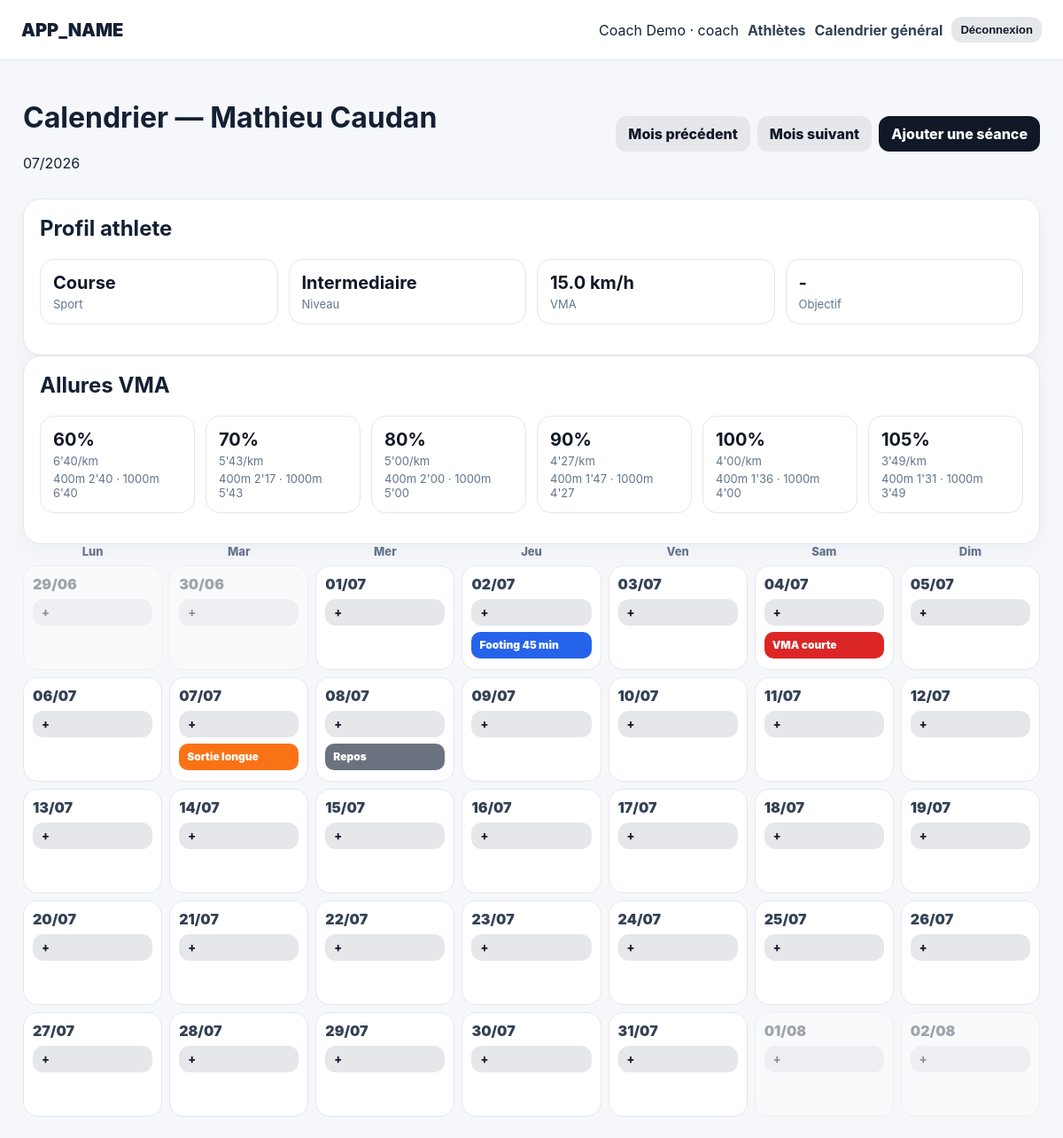
The page /index.php?page=calendar&athlete_id=1 (signed in) on the database its author committed.
### tables this page shows
CREATE TABLE IF NOT EXISTS athletes (
  id INT AUTO_INCREMENT PRIMARY KEY,
  coach_id INT NOT NULL,
  user_id INT NOT NULL UNIQUE,
  first_name VARCHAR(100) NOT NULL,
  last_name VARCHAR(100) NOT NULL,
  email VARCHAR(190) NOT NULL UNIQUE,
  sport VARCHAR(100) NOT NULL DEFAULT 'Course',
  level VARCHAR(60) NOT NULL DEFAULT 'Intermediaire',
  goal VARCHAR(255) DEFAULT NULL,
  vma DECIMAL(4,1) NOT NULL DEFAULT 15.0,
  notes TEXT,
  created_at TIMESTAMP DEFAULT CURRENT_TIMESTAMP,
  CONSTRAINT fk_athlete_coach FOREIGN KEY (coach_id) REFERENCES users(id) ON DELETE CASCADE,
  CONSTRAINT fk_athlete_user FOREIGN KEY (user_id) REFERENCES users(id) ON DELETE CASCADE
);

CREATE TABLE IF NOT EXISTS sessions (
  id INT AUTO_INCREMENT PRIMARY KEY,
  athlete_id INT NOT NULL,
  coach_id INT NOT NULL,
  date DATE NOT NULL,
  title VARCHAR(120) NOT NULL,
  type VARCHAR(80) NOT NULL,
  status ENUM('planned','done','missed','cancelled') NOT NULL DEFAULT 'planned',
  intensity ENUM('low','moderate','high','max') NOT NULL DEFAULT 'moderate',
  duration_min INT DEFAULT NULL,
  vma_percent DECIMAL(5,1) DEFAULT NULL,
  description TEXT,
  objective TEXT,
  warmup TEXT,
  main_workout TEXT,
  cooldown TEXT,
  coach_notes TEXT,
  actual_duration_min INT DEFAULT NULL,
  feeling TINYINT DEFAULT NULL,
  pain TINYINT DEFAULT NULL,
  athlete_feedback TEXT,
  attachment_url VARCHAR(500),
  external_link VARCHAR(500),
  created_at TIMESTAMP DEFAULT CURRENT_TIMESTAMP,
  updated_at TIMESTAMP DEFAULT CURRENT_TIMESTAMP ON UPDATE CURRENT_TIMESTAMP,
  INDEX idx_sessions_athlete_date (athlete_id, date),
  CONSTRAINT fk_session_athlete FOREIGN KEY (athlete_id) REFERENCES athletes(id) ON DELETE CASCADE,
  CONSTRAINT fk_session_coach FOREIGN KEY (coach_id) REFERENCES users(id) ON DELETE CASCADE
);

### functions.php (called while the page is built, shortened)
<?php
function db(): PDO {
    static $pdo = null;
    if ($pdo === null) {
        $dsn = 'mysql:host=' . DB_HOST . ';dbname=' . DB_NAME . ';charset=utf8mb4';
        $pdo = new PDO($dsn, DB_USER, DB_PASS, [
            PDO::ATTR_ERRMODE => PDO::ERRMODE_EXCEPTION,
            PDO::ATTR_DEFAULT_FETCH_MODE => PDO::FETCH_ASSOC,
        ]);
    }
    return $pdo;
}
function e($value): string { return htmlspecialchars((string)$value, ENT_QUOTES, 'UTF-8'); }
function current_user(): ?array { return $_SESSION['user'] ?? null; }
function type_class(string $type): string { return 'type-' . str_replace([' ', 'é'], ['-', 'e'], $type); }
function month_start(?string $month): DateTime {
    return new DateTime(date('Y-m-01'));
}
function pace_from_vma(float $vma, float $percent): ?float {
    return 60 / ($vma * $percent / 100);
}
function format_pace(?float $minutesPerKm): string {
    $seconds = (int)round($minutesPerKm * 60);
    return floor($seconds / 60) . "'" . str_pad((string)($seconds % 60), 2, '0', STR_PAD_LEFT) . '/km';
}
function format_split(?float $minutesPerKm, float $distanceKm): string {
    $seconds = (int)round($minutesPerKm * $distanceKm * 60);
    return floor($seconds / 60) . "'" . str_pad((string)($seconds % 60), 2, '0', STR_PAD_LEFT);
}

### index.php (the view, shortened to what this page needs)
<?php
require_once __DIR__ . '/functions.php';
$page = $_GET['page'] ?? 'home';
function header_html(string $title): void {
    $u = current_user();
?>
<!doctype html>
<html lang="fr">
<head>
    <link rel="stylesheet" href="assets/style.css">
</head>
<body>
<?php if($u): ?>
<header class="topbar">
    <div class="brand"><?=APP_NAME?></div>
    <nav class="nav">
        <span><?=e($u['name'])?> · <?=e($u['role'])?></span>
        <?php if($u['role'] === 'coach'): ?>
            <a href="index.php?page=dashboard">Athlètes</a>
            <a href="index.php?page=coach_calendar">Calendrier général</a>
        <?php else: ?>
            <a href="index.php">Calendrier</a>
        <?php endif; ?>
        <form method="post">
            <button class="btn secondary small">Déconnexion</button>
        </form>
    </nav>
</header>
<?php endif; ?>
<main class="container">
<?php
}
function footer_html(): void {
    echo '</main></body></html>';
}
?>
<?php
$u = current_user();
?>
<?php
if ($page === 'calendar') {
    $athleteId = (int)$_GET['athlete_id'];
    $month = month_start($_GET['month'] ?? null);
    $start = (clone $month)->modify('monday this week');
    $end = (clone $month)->modify('last day of this month')->modify('sunday this week');
    $stmt = db()->prepare('SELECT * FROM athletes WHERE id=?');
    $stmt->execute([$athleteId]);
    $a = $stmt->fetch();
    $stmt = db()->prepare('SELECT * FROM sessions WHERE athlete_id=? AND date BETWEEN ? AND ? ORDER BY date');
    $stmt->execute([
        $athleteId,
        $start->format('Y-m-d'),
        $end->format('Y-m-d')
    ]);
    $sessions = [];
    foreach ($stmt->fetchAll() as $s) {
        $sessions[$s['date']][] = $s;
    }
    header_html('Calendrier');
    $prev = (clone $month)->modify('-1 month')->format('Y-m');
    $next = (clone $month)->modify('+1 month')->format('Y-m');
?>
<div class="calendar-head">
    <div>
        <h1>Calendrier — <?=e($a['first_name'].' '.$a['last_name'])?></h1>
        <p><?=e($month->format('m/Y'))?></p>
    </div>
    <div class="actions">
        <a class="btn secondary" href="index.php?page=calendar&athlete_id=<?=$athleteId?>&month=<?=$prev?>">Mois précédent</a>
        <a class="btn secondary" href="index.php?page=calendar&athlete_id=<?=$athleteId?>&month=<?=$next?>">Mois suivant</a>
        <?php if($u['role'] === 'coach'): ?>
            <a class="btn" href="index.php?page=edit_session&athlete_id=<?=$athleteId?>&date=<?=date('Y-m-d')?>">Ajouter une séance</a>
        <?php endif; ?>
    </div>
</div>
<section class="card athlete-summary">
    <h2>Profil athlete</h2>
    <div class="metrics-row">
        <div class="metric-box"><strong><?=e($a['sport'])?></strong><span>Sport</span></div>
        <div class="metric-box"><strong><?=e($a['level'])?></strong><span>Niveau</span></div>
        <div class="metric-box"><strong><?=e($a['vma'])?> km/h</strong><span>VMA</span></div>
        <div class="metric-box"><strong><?=e($a['goal'] ?: '-')?></strong><span>Objectif</span></div>
    </div>
</section>
<section class="card">
    <h2>Allures VMA</h2>
    <div class="pace-grid">
        <?php foreach([60,70,80,90,100,105] as $percent):
            $pace = pace_from_vma((float)$a['vma'], $percent);
        ?>
            <div class="pace-cell">
                <strong><?=$percent?>%</strong>
                <span><?=e(format_pace($pace))?></span>
                <small>400m <?=e(format_split($pace, 0.4))?> · 1000m <?=e(format_split($pace, 1))?></small>
            </div>
        <?php endforeach; ?>
    </div>
</section>
<div class="calendar iphone-calendar">
    <?php foreach(['Lun','Mar','Mer','Jeu','Ven','Sam','Dim'] as $d): ?>
        <div class="day-name"><?=$d?></div>
    <?php endforeach; ?>
    <?php
    $d = clone $start;
    while ($d <= $end):
        $date = $d->format('Y-m-d');
    ?>
        <div class="day <?=$d->format('m') !== $month->format('m') ? 'muted' : ''?>">
            <div class="day-num"><?=$d->format('d/m')?></div>
            <?php if($u['role'] === 'coach'): ?>
                <a class="btn secondary small" href="index.php?page=edit_session&athlete_id=<?=$athleteId?>&date=<?=$date?>">+</a>
            <?php endif; ?>
            <?php foreach($sessions[$date] ?? [] as $s): ?>
                <a class="session-pill <?=type_class($s['type'])?>" href="index.php?page=session&id=<?=$s['id']?>">
                    <?=e($s['title'])?>
                </a>
            <?php endforeach; ?>
        </div>
    <?php
        $d->modify('+1 day');
    endwhile;
    ?>
</div>
<?php
    footer_html();
    exit;
}
?>

### assets/style.css (style rules this page uses)
* { box-sizing:border-box }
body { margin:0; font-family:Inter,system-ui,-apple-system,Segoe UI,Arial,sans-serif; background:#f5f7fb; color:#142033 }
.btn { border:0; background:#111827; color:#fff; border-radius:12px; padding:10px 14px; font-weight:800; cursor:pointer; text-decoration:none; display:inline-flex; align-items:center; gap:8px }
.btn.secondary { background:#e5e7eb; color:#111827 }
.btn.small { padding:7px 10px; font-size:13px }
.topbar { height:68px; background:#fff; border-bottom:1px solid #e5e7eb; display:flex; align-items:center; justify-content:space-between; padding:0 24px; position:sticky; top:0; z-index:5 }
.brand { font-weight:900; font-size:20px }
.nav { display:flex; gap:10px; align-items:center }
.nav a { color:#334155; text-decoration:none; font-weight:700 }
.container { max-width:1180px; margin:24px auto; padding:0 16px }
.stats-grid, .metrics-row, .pace-grid { display:grid; grid-template-columns:repeat(auto-fit,minmax(150px,1fr)); gap:12px; margin-bottom:16px }
.stat-card, .metric-box, .pace-cell { background:#fff; border:1px solid #e5e7eb; border-radius:16px; padding:14px }
.stat-card strong, .metric-box strong, .pace-cell strong { display:block; font-size:20px; color:#111827 }
.stat-card span, .metric-box span, .pace-cell span, .pace-cell small { display:block; color:#64748b; font-size:13px; margin-top:4px }
.card { background:#fff; border:1px solid #e5e7eb; border-radius:20px; padding:18px; box-shadow:0 8px 24px #1f29370a }
.card h2, .card h3 { margin-top:0 }
.calendar-head { display:flex; justify-content:space-between; align-items:center; margin-bottom:14px; gap:10px; flex-wrap:wrap }
.calendar { display:grid; grid-template-columns:repeat(7,1fr); gap:8px }
.day-name { text-align:center; color:#64748b; font-weight:800; font-size:13px }
.day { min-height:118px; background:#fff; border:1px solid #e5e7eb; border-radius:16px; padding:10px; display:flex; flex-direction:column; gap:7px }
.day.muted { opacity:.45 }
.day-num { font-weight:900; color:#334155 }
.session-pill { display:block; text-decoration:none; color:#fff; padding:7px 8px; border-radius:10px; font-size:12px; font-weight:900; line-height:1.2; border:1px solid transparent }
.type-footing { background:#2563eb; color:#fff }
.type-fractionne { background:#dc2626; color:#fff }
.type-sortie-longue { background:#f97316; color:#fff }
.type-repos { background:#6b7280; color:#fff }
.actions { display:flex; gap:8px; flex-wrap:wrap }

### rows shown on the page
athletes: first_name+last_name "Mathieu Caudan", sport "Course", level "Intermediaire", vma "15.0", goal "-", vma "6'40/km", vma "2'40", vma "6'40", vma "5'43/km", vma "2'17", vma "5'43", vma "5'00/km", vma "2'00", vma "5'00", vma "4'27/km", vma "1'47", vma "4'27", vma "4'00/km", vma "1'36", vma "4'00", vma "3'49/km", vma "1'31", vma "3'49"
sessions: title "Footing 45 min"
sessions: title "VMA courte"
sessions: title "Sortie longue"
sessions: title "Repos"

### other values the page prints
APP_NAME "APP_NAME"
$u['name'] "Coach Demo"
$u['role'] "coach"
$month->format('m/Y') "07/2026"
$percent "60"
$percent "70"
$percent "80"
$percent "90"
$percent "100"
$percent "105"
$d "Lun"
$d "Mar"
$d "Mer"
$d "Jeu"
$d "Ven"
